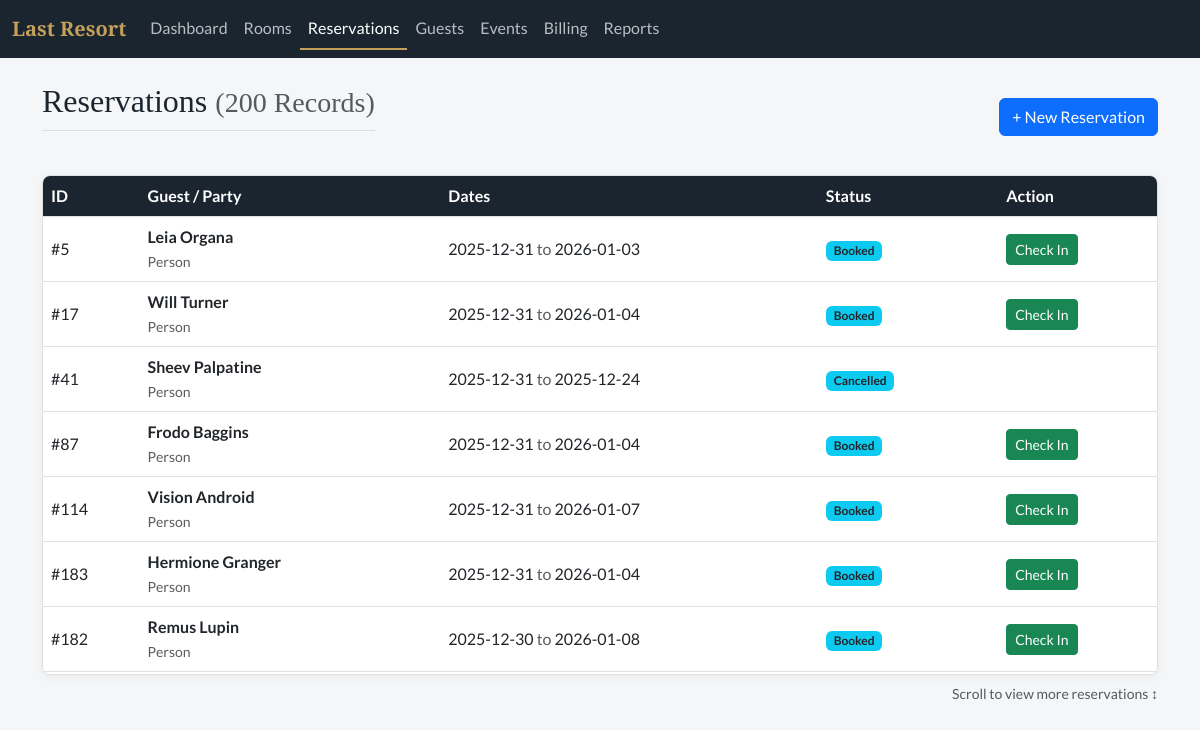
The app's page /reservations with its own data.
### tables this page shows
CREATE TABLE reservation (
    resvId INTEGER PRIMARY KEY,
    partyId INTEGER, 
    dateCreated DATETIME DEFAULT CURRENT_TIMESTAMP,
    startDate DATE,
    roomId INTEGER,
    endDate DATE,
    status TEXT, 
    FOREIGN KEY(partyId) REFERENCES party(partyId),
    FOREIGN KEY(roomId) REFERENCES room(roomId)
);

### app.py (the view, shortened to what this page needs)
@app.route('/reservations')
def reservations():
    db = get_db()
    search_query = request.args.get('search', '')
    sort = request.args.get('sort', 'startDate')   # 默认按开始日期排序
    direction = request.args.get('direction', request.args.get('order', 'desc')).lower()
    allowed_sort_cols = {
        "resvId": "r.resvId",
        "startDate": "r.startDate",
        "endDate": "r.endDate",
        "status": "r.status",
        "displayName": "displayName"
    }
    sort_col = allowed_sort_cols.get(sort, "r.startDate")
    direction = "ASC" if direction == "asc" else "DESC"
    sql = f"""
        SELECT
            r.resvId, r.startDate, r.endDate, r.status,
            COALESCE(pe.firstName || ' ' || pe.lastName, o.orgName) as displayName,
            CASE WHEN pe.partyId IS NOT NULL THEN 'Person' ELSE 'Org' END as partyType
        FROM reservation r
        JOIN party p ON r.partyId = p.partyId
        LEFT JOIN person pe ON p.partyId = pe.partyId
        LEFT JOIN organization o ON p.partyId = o.partyId
        WHERE 1=1
    """
    params = []
    sql += f" ORDER BY {sort_col} {direction}"
    reservations = db.execute(sql, params).fetchall()
    return render_template(
        'reservations.html',
        reservations=reservations,
        active_page='reservations'
    )

### app.py (called while the page is built)
def get_db():
    db = getattr(g, '_database', None)
    if db is None:
        db = g._database = sqlite3.connect(DATABASE)
        db.row_factory = sqlite3.Row
    return db

@app.teardown_appcontext
def close_connection(exception):
    db = getattr(g, '_database', None)
    if db is not None:
        db.close()

### templates/reservations.html
{% extends "base.html" %}
{% block content %}
<div class="d-flex justify-content-between align-items-center mb-4">
    <h2>Reservations <small class="text-muted">({{ reservations|length }} Records)</small></h2>
    <a href="/reservations/new" class="btn btn-primary">+ New Reservation</a>
</div>
<div class="table-scroll-container card">
    <table class="table table-hover align-middle mb-0">
        <thead class="table-light">
            <tr><th>ID</th><th>Guest / Party</th><th>Dates</th><th>Status</th><th>Action</th></tr>
        </thead>
        <tbody>
            {% for r in reservations %}
            <tr>
                <td>#{{ r.resvId }}</td>
                <td><strong>{{ r.displayName }}</strong><br><small class="text-muted">{{ r.partyType }}</small></td>
                <td>{{ r.startDate }} <span class="text-muted">to</span> {{ r.endDate }}</td>
                <td><span class="badge bg-info text-dark">{{ r.status }}</span></td>
                <td>
                    {% if r.status == 'Booked' %}
                    <a href="/checkin/{{ r.resvId }}" class="btn btn-sm btn-success">Check In</a>
                    {% endif %}
                </td>
            </tr>
            {% endfor %}
        </tbody>
    </table>
</div>
<div class="mt-2 text-muted small text-end">Scroll to view more reservations ↕</div>
{% endblock %}

### static/css/style.css (style rules this page uses)
:root { --primary-navy: #1a2530; --secondary-gold: #c5a059; --bg-light: #f4f6f8; --text-dark: #2c3e50; --clean-green: #2ecc71; --dirty-red: #e74c3c; --occupied-blue: #3498db; }
body { font-family: 'Lato', 'Segoe UI', sans-serif; background-color: var(--bg-light); color: var(--text-dark); }
.card { border: none; border-radius: 8px; box-shadow: 0 2px 10px rgba(0,0,0,0.05); }
h2 { font-family: 'Playfair Display', serif; color: var(--primary-navy); margin-bottom: 20px; border-bottom: 1px solid #ddd; padding-bottom: 10px; }
.table-scroll-container { max-height: 500px; overflow-y: auto; overflow-x: hidden; border: 1px solid #e0e0e0; border-radius: 8px; background: white; }
.table-scroll-container thead th { position: sticky; top: 0; background-color: var(--primary-navy); color: white; z-index: 1; box-shadow: 0 2px 2px -1px rgba(0, 0, 0, 0.4); }

### records on screen
reservation: resvId "5", displayName "Leia Organa", partyType "Person", startDate "2025-12-31", endDate "2026-01-03", status "Booked"
reservation: resvId "17", displayName "Will Turner", partyType "Person", startDate "2025-12-31", endDate "2026-01-04", status "Booked"
reservation: resvId "41", displayName "Sheev Palpatine", partyType "Person", startDate "2025-12-31", endDate "2025-12-24", status "Cancelled"
reservation: resvId "87", displayName "Frodo Baggins", partyType "Person", startDate "2025-12-31", endDate "2026-01-04", status "Booked"
reservation: resvId "114", displayName "Vision Android", partyType "Person", startDate "2025-12-31", endDate "2026-01-07", status "Booked"
reservation: resvId "183", displayName "Hermione Granger", partyType "Person", startDate "2025-12-31", endDate "2026-01-04", status "Booked"
reservation: resvId "182", displayName "Remus Lupin", partyType "Person", startDate "2025-12-30", endDate "2026-01-08", status "Booked"

### other values on screen
{{ reservations|length }} "200"
